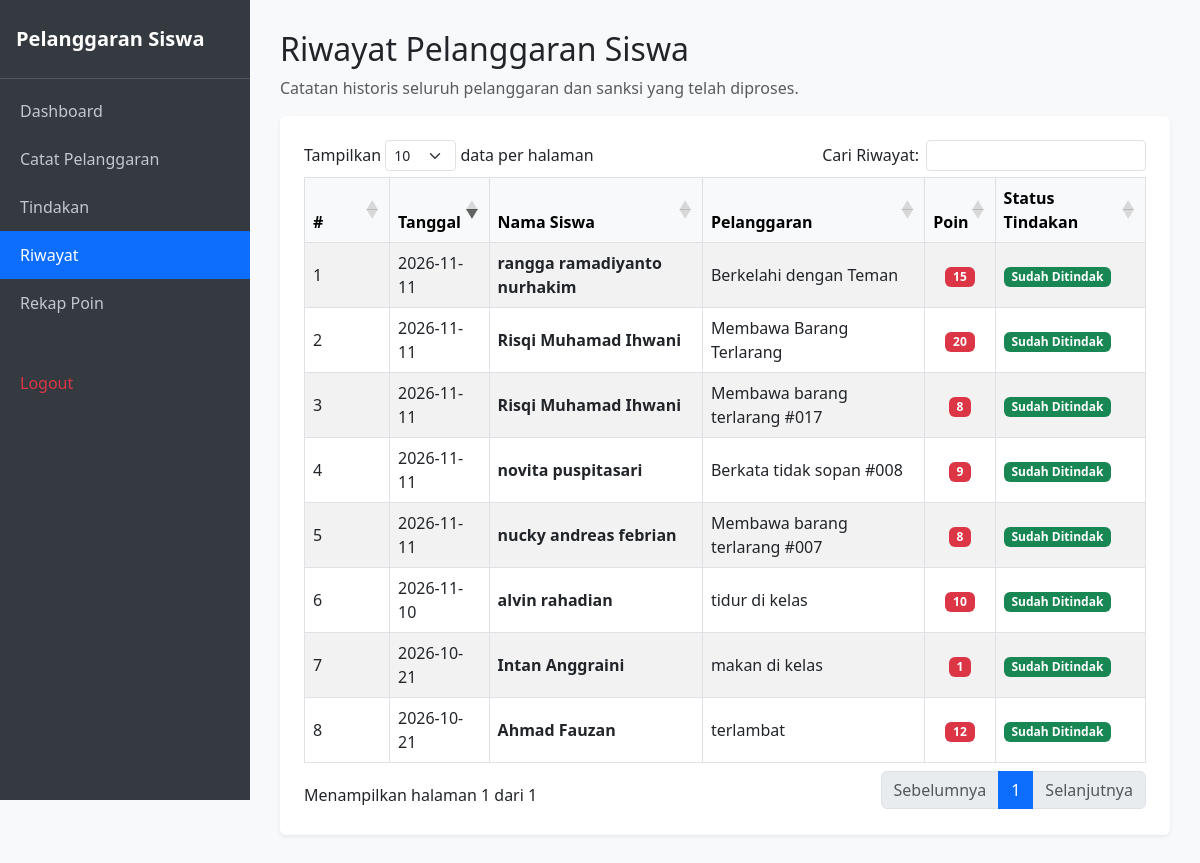
Screenshot of /riwayat.php (signed in) with the database file from the repository.
### tables this page shows
CREATE TABLE `t_pelanggaran` (
  `id` int(11) NOT NULL,
  `pelanggaran_kategori_id` int(11) DEFAULT NULL,
  `kode` varchar(30) DEFAULT NULL,
  `nama` varchar(150) DEFAULT NULL,
  `poin` int(11) NOT NULL,
  `deskripsi` text NOT NULL,
  `status_aktif` tinyint(1) NOT NULL,
  `created_at` timestamp NOT NULL DEFAULT current_timestamp(),
  `updated_at` timestamp NOT NULL DEFAULT current_timestamp(),
  `id_t_siswa` int(11) NOT NULL,
  `pelanggaran` varchar(255) NOT NULL,
  `tanggal` date DEFAULT NULL,
  `status_tindakan` varchar(100) NOT NULL DEFAULT 'Perlu Tindakan'
);

CREATE TABLE `t_siswa` (
  `id` int(11) NOT NULL,
  `nis` varchar(30) DEFAULT NULL,
  `nisn` varchar(20) NOT NULL,
  `nama` varchar(150) DEFAULT NULL,
  `jenis_kelamin` char(1) NOT NULL,
  `tanggal_lahir` date NOT NULL,
  `alamat` text NOT NULL,
  `status_aktif` tinyint(1) NOT NULL,
  `created_at` timestamp NOT NULL DEFAULT current_timestamp(),
  `updated_at` timestamp NOT NULL DEFAULT current_timestamp()
);

### riwayat.php (the view, shortened to what this page needs)
<?php
include 'config/koneksi.php';
$query_riwayat = mysqli_query($koneksi, "
    SELECT
        p.id,
        p.tanggal,
        p.pelanggaran,
        p.poin,
        p.status_tindakan,
        s.nama AS nama_siswa,
        s.nis
    FROM t_pelanggaran p
    LEFT JOIN t_siswa s ON p.id_t_siswa = s.id
    WHERE p.status_tindakan IN ('Sudah Ditindak', 'Selesai')
    ORDER BY p.id DESC
");
?>
<!DOCTYPE html>
<html lang="id">
<head>
    <link href="https://cdn.jsdelivr.net/npm/bootstrap@5.3.0/dist/css/bootstrap.min.css" rel="stylesheet">
    <link rel="stylesheet" href="https://cdn.datatables.net/1.13.6/css/dataTables.bootstrap5.min.css">
</head>
<body>
<div class="sidebar">
    <div class="brand">Pelanggaran Siswa</div>
    <div class="nav flex-column mt-2">
        <a href="dashboard_guru.php">Dashboard</a>
        <a href="catat_pelanggaran.php">Catat Pelanggaran</a>
        <a href="tindakan.php">Tindakan</a>
        <a href="riwayat.php" class="active">Riwayat</a>
        <a href="rekap_poin.php">Rekap Poin</a>
        <a href="logout.php" class="text-danger">Logout</a>
    </div>
</div>
<div class="content">
    <h2>Riwayat Pelanggaran Siswa</h2>
    <p class="text-muted">
        Catatan historis seluruh pelanggaran dan sanksi yang telah diproses.
    </p>
    <div class="card p-4 shadow-sm border-0">
        <div class="table-responsive">
            <table id="tabelRiwayat"
                   class="table table-bordered table-striped align-middle mb-0"
                   style="width:100%">
                <thead class="table-light">
                    <tr>
                        <th style="width:50px;">#</th>
                        <th>Tanggal</th>
                        <th>Nama Siswa</th>
                        <th>Pelanggaran</th>
                        <th class="text-center">Poin</th>
                        <th>Status Tindakan</th>
                    </tr>
                </thead>
                <tbody>
                <?php
                $no = 1;
                if (mysqli_num_rows($query_riwayat) > 0):
                    while ($row = mysqli_fetch_assoc($query_riwayat)):
                        $nama = !empty($row['nama_siswa'])
                            ? $row['nama_siswa']
                            : 'Siswa Tidak Ditemukan';
                        $pelanggaran = $row['pelanggaran'] ?? '-';
                        $tanggal = $row['tanggal'] ?? '-';
                        $poin = $row['poin'] ?? 0;
                        $status = $row['status_tindakan'];
                ?>
                    <tr>
                        <td><?= $no++; ?></td>
                        <td>
                            <?= htmlspecialchars($tanggal); ?>
                        </td>
                        <td>
                            <b><?= htmlspecialchars($nama); ?></b>
                        </td>
                        <td>
                            <?= htmlspecialchars($pelanggaran); ?>
                        </td>
                        <td class="text-center">
                            <span class="badge bg-danger">
                                <?= htmlspecialchars($poin); ?>
                            </span>
                        </td>
                        <td>
                            <span class="badge bg-success">
                                <?= htmlspecialchars($status); ?>
                            </span>
                        </td>
                    </tr>
                <?php
                    endwhile;
                endif; ?>
                </tbody>
            </table>
        </div>
    </div>
</div>
</body>
</html>

### riwayat.php (style rules this page uses)
body { min-height: 100vh; background-color: #f8f9fa; }
.sidebar { width: 250px; min-height: 100vh; background-color: #343a40; color: #fff; position: fixed; z-index: 100; }
.sidebar .brand { padding: 1.5rem 1rem; font-size: 1.25rem; font-weight: bold; border-bottom: 1px solid #4f5962; }
.sidebar a { color: #c2c7d0; text-decoration: none; padding: 12px 20px; display: block; }
.sidebar a:hover, .sidebar a.active { background-color: #0d6efd; color: #fff; }
.content { margin-left: 250px; padding: 30px; }

### rows the page displays
t_pelanggaran: tanggal "2026-11-11", id_t_siswa.nama "rangga ramadiyanto nurhakim", pelanggaran "Berkelahi dengan Teman", poin "15", status_tindakan "Sudah Ditindak"
t_pelanggaran: tanggal "2026-11-11", id_t_siswa.nama "Risqi Muhamad Ihwani", pelanggaran "Membawa Barang Terlarang", poin "20", status_tindakan "Sudah Ditindak"
t_pelanggaran: tanggal "2026-11-11", id_t_siswa.nama "Risqi Muhamad Ihwani", pelanggaran "Membawa barang terlarang #017", poin "8", status_tindakan "Sudah Ditindak"
t_pelanggaran: tanggal "2026-11-11", id_t_siswa.nama "novita puspitasari", pelanggaran "Berkata tidak sopan #008", poin "9", status_tindakan "Sudah Ditindak"
t_pelanggaran: tanggal "2026-11-11", id_t_siswa.nama "nucky andreas febrian", pelanggaran "Membawa barang terlarang #007", poin "8", status_tindakan "Sudah Ditindak"
t_pelanggaran: tanggal "2026-11-10", id_t_siswa.nama "alvin rahadian", pelanggaran "tidur di kelas", poin "10", status_tindakan "Sudah Ditindak"
t_pelanggaran: tanggal "2026-10-21", id_t_siswa.nama "Intan Anggraini", pelanggaran "makan di kelas", poin "1", status_tindakan "Sudah Ditindak"
t_pelanggaran: tanggal "2026-10-21", id_t_siswa.nama "Ahmad Fauzan", pelanggaran "terlambat", poin "12", status_tindakan "Sudah Ditindak"
